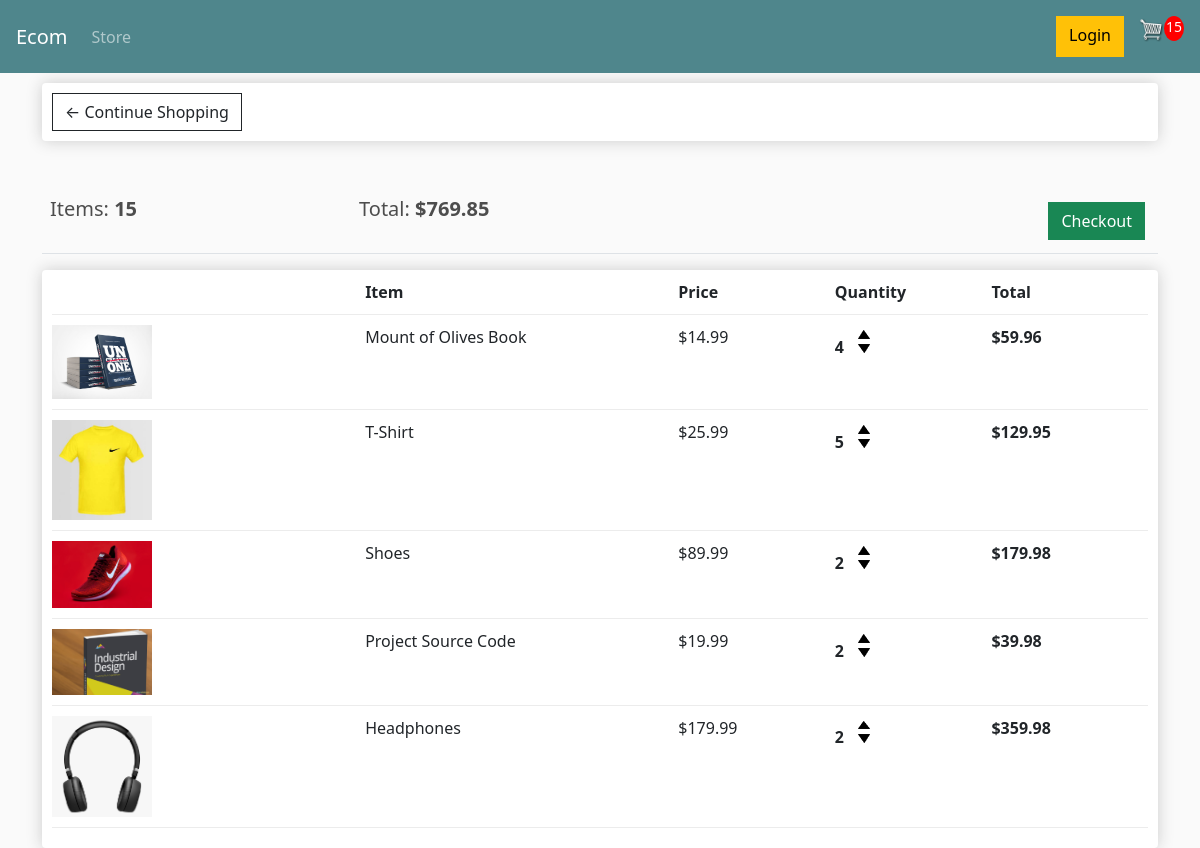
The page /cart/ (signed in) on the database as committed earlier.
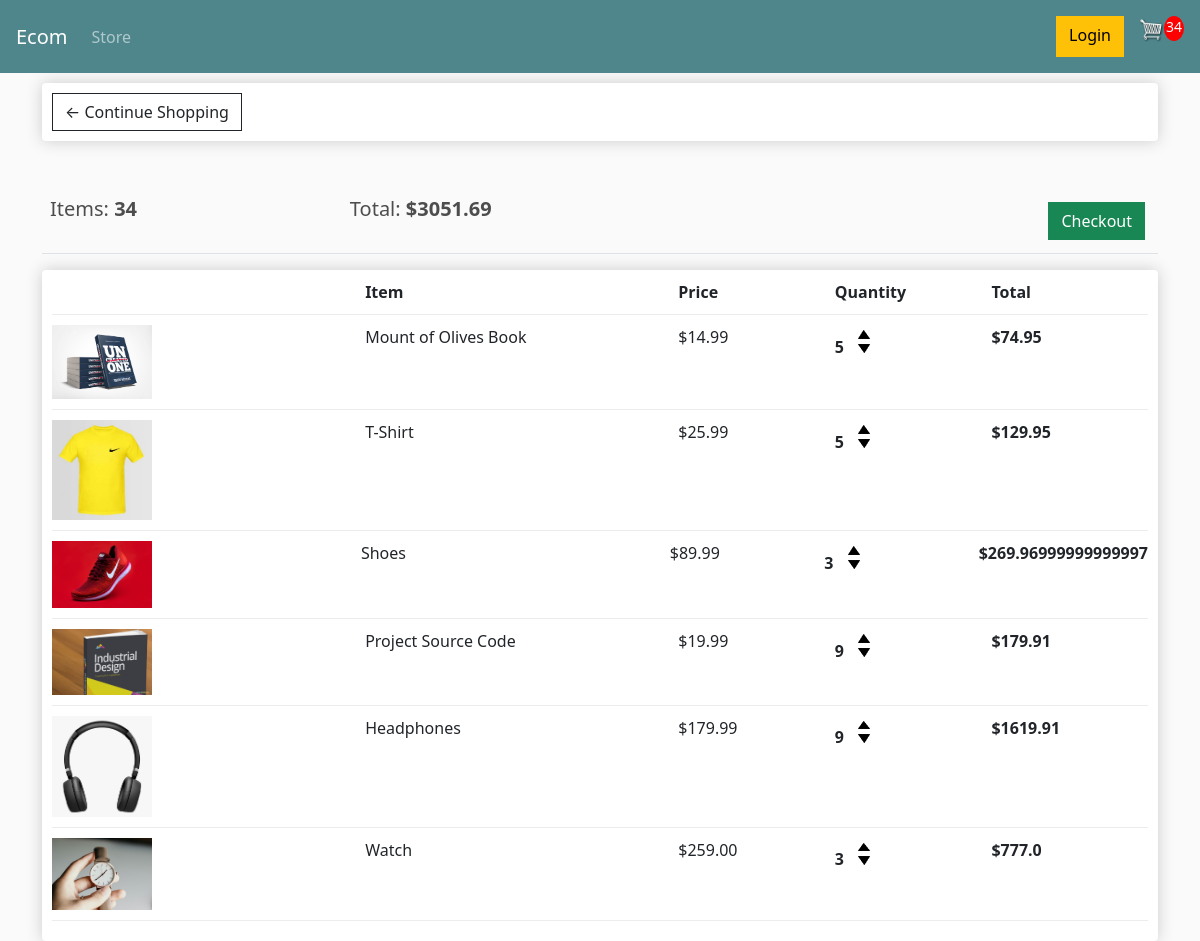
The same page on the database as committed later.
### store/models.py (models this page shows, shortened)
class Order(models.Model):
    customer = models.ForeignKey(Customer, on_delete=models.SET_NULL, null=True, blank=True)
    date_ordered = models.DateTimeField(auto_now_add=True)
    complete=models.BooleanField(default=False)
    transaction_id=models.CharField(max_length=100,null=True)
    @property
    def get_cart_total(self):
        orderitems=self.orderitem_set.all()
        total= sum([item.get_total for item in orderitems])
        return total
    @property
    def get_cart_items(self):
        orderitems=self.orderitem_set.all()
        total=sum([item.quantity for item in orderitems])
        return total

class OrderItem(models.Model):
    product = models.ForeignKey(Product, on_delete=models.SET_NULL, null=True)
    order = models.ForeignKey(Order, on_delete=models.SET_NULL,null=True)
    quantity=models.IntegerField(default=0, null=True, blank=True)
    date_added=models.DateTimeField(auto_now_add=True)
    @property
    def get_total(self):
        total=self.product.price*self.quantity
        return total

class Product(models.Model):
    name = models.CharField(max_length=200)
    price = models.FloatField()
    digital=models.BooleanField(default=False,null=True,blank=True)
    image=models.ImageField(null=True, blank=True)
    @property
    def imageURL(self):
        try:
            url=self.image.url
        except:
            url=''
        return url

### store/views.py (the view)
# urls.py: path('cart/',views.cart,name="cart"),
def cart(request):
    if request.user.is_authenticated:
        customer=request.user.customer
        order, created = Order.objects.get_or_create(customer=customer, complete=False)
        items = order.orderitem_set.all()
        cartItems=order.get_cart_items
    else:
        items = []
        order = {'get_cart_total': 0, 'get_cart_items': 0}
        cartItems=order['get_cart_items']
    context={'items': items, 'order': order, 'cartItems':cartItems}
    return render(request, 'store/cart.html',context)

### store/templates/store/cart.html (shortened to what this page needs)
<!DOCTYPE html>
{% extends 'store/main.html' %}
{% load static %}
{% block content %}
<html lang="en">
<head>
</head>
<body>
    <div class="row">
        <div class="col-lg-12">
            <div class="box-element">
                <a class="btn btn-outline-dark" href="{% url 'store' %}">&#x2190; Continue Shopping</a>
            </div>
            <br>
            <br>
            <table class="table">
                <tr>
                    <th><h5>Items: <strong>{{ order.get_cart_items }}</strong></h5></th>
                    <th><h5>Total: <strong>${{order.get_cart_total}}</strong></h5></th>
                    <th>
                        <a style="float: right; margin: 5px;" class="btn btn-success" href="{% url 'checkout' %}">Checkout</a>
                    </th>
                </tr>
            </table>
            <div class="box-element">
                <div class="cart-row">
                    <div style="flex: 2;"></div>
                    <div style="flex: 2;"><strong>Item</strong></div>
                    <div style="flex: 1;"><strong>Price</strong></div>
                    <div style="flex: 1;"><strong>Quantity</strong></div>
                    <div style="flex: 1;"><strong>Total</strong></div>
                </div>
                {% for item in items %}
                <div class="cart-row">
                    <div style="flex: 2;"><img class='row-image' src="{{ item.product.imageURL }}" alt=""></div>
                    <div style="flex: 2;">{{item.product.name}}</div>
                    <div style="flex: 1;">${{item.product.price|floatformat:2}}</div>
                    <div style="flex: 1;">
                        <div class="quantity">{{ item.quantity }}</div>
                        <div class="quantity">
                            <img class="chg-quantity" src="{% static 'images/arrow-up.png' %}" alt="">
                            <img class="chg-quantity" src="{% static 'images/arrow-down.png' %}" alt="">
                        </div>
                    </div>
                    <div style="flex: 1;"><strong>${{item.get_total}}</strong></div>
                </div>
                {% endfor %}
            </div>
        </div>
    </div>
</body>
{% endblock content %}

### store/templates/store/main.html (shortened to what this page needs)
<!DOCTYPE html>
{% load static %}
<html lang="en">
<head>
    <link href="https://cdn.jsdelivr.net/npm/bootstrap@5.1.3/dist/css/bootstrap.min.css" rel="stylesheet">
    <link rel="stylesheet" href="{% static 'css/main.css' %}">
</head>
<body>
        <nav class="navbar navbar-expand-lg navbar-dark bg-dark p-3">
            <a class="navbar-brand" href="{% url 'store' %}">Ecom</a>
            <div class="collapse navbar-collapse d-flex justify-content-between" id="navbarSupportedContent">
            <ul class="navbar-nav mr-auto">
                <li class="nav-item active">
                <a class="nav-link" href="{% url 'store' %}">Store </a>
                </li>
            </ul>
            <div class="form-inline my-2 my-lg-0 d-flex">
                    <a href="#"class="btn btn-warning">Login</a>
                    <a href="{% url 'cart' %}">
                        <img  id="cart-icon" src="{% static 'images/cart.png' %}">
                    </a>
                    <p id="cart-total">{{cartItems}}</p>
                </div>
            </div>
        </nav>
    <div class="container">
        {% block content %}
        {% endblock content %}
    </div>
</body>
</html>

### static/css/main.css (style rules this page uses)
body { background-color: hsl(0, 0%, 98%); }
h1,h2,h3,h4,h5,h6 { color:hsl(0, 0%, 30%); }
.box-element { box-shadow:hsl(0, 0%, 80%) 0 0 16px; background-color: #fff; border-radius: 4px; padding: 10px; }
.bg-dark { background-color: #4f868c!important; }
#cart-icon { width:25px; display: inline-block; margin-left: 15px; }
#cart-total { display: block; text-align: center; color:#fff; background-color: red; width: 20px; height: 25px; border-radius: 50%; font-size: 14px; }
.col-lg-4, .col-lg-6, .col-lg-8, .col-lg-12 { margin-top: 10px; }
.btn { border-radius: 0; }
.row-image { width: 100px; }
.cart-row { display: flex; align-items: flex-stretch; padding-bottom: 10px; margin-bottom: 10px; border-bottom: 1px solid #ececec; }
.quantity { display: inline-block; font-weight: 700; padding-right:10px; }
.chg-quantity { width: 12px; cursor: pointer; display: block; margin-top: 5px; transition:.1s; }

Rows that differ between the two databases and show on the page:
changed through a linked row, Order: get_cart_items "15" → "34"; get_cart_total "769.85" → "3051.69"
changed OrderItem "Mount of Olives Book": quantity "4" → "5"; get_total "59.96" → "74.95"
changed OrderItem "Shoes": quantity "2" → "3"; get_total "179.98" → "269.96999999999997"
changed OrderItem "Project Source Code": quantity "2" → "9"; get_total "39.98" → "179.91"
changed OrderItem "Headphones": quantity "2" → "9"; get_total "359.98" → "1619.91"
added OrderItem: product.imageURL (picture), product.name "Watch", product.price "259.00", quantity "3", get_total "777.0"
Other text that changed with them:
{{ cartItems }}: "15" → "34"
